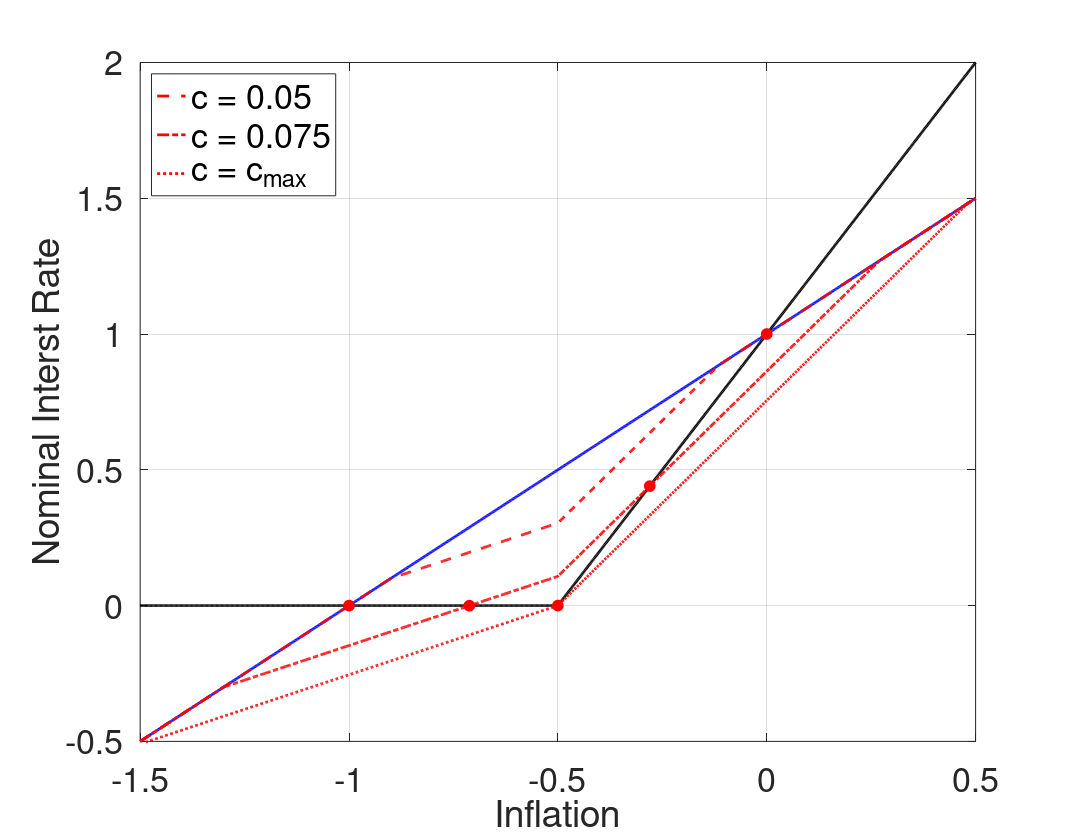

The MATLAB script that drew this image:
%--------------------------------------------------------------------------
% File Name: RAFR_cPHIpi_m.m
% Author: Philip Coyle
% Date Created: 01/07/2019
% cd /mq/philipprojects/RA_Work/Taisuke_Nakata/Zero_Lower_Bound/DeflationaryRegime/Uncertainty/Draft/Figs/iid/3state_iid_shock/RAFR
% RAFR_cPHIpi_m
%--------------------------------------------------------------------------

clear all
close all
clc

%% Model Calibration
cBET = 1/1.0025;
cSIGMA = 1;
cKAPPA = 0.02;
cPHIpi = 2;
cRstar = 1/400;
p_m = 0.5; %Probability of being in the middle state 

cSHOCK_lb =((cRstar)*(cPHIpi - 1))/(cKAPPA*cPHIpi*cSIGMA);
cSHOCK_ub =((cRstar)*(cKAPPA*cPHIpi*cSIGMA + 1))/(cKAPPA*cPHIpi*cSIGMA);
cSHOCK_bound = -(2*(cRstar)*(cPHIpi - 1)*(cKAPPA*cPHIpi*cSIGMA + 1))/(cKAPPA*cPHIpi^2*cSIGMA*(cKAPPA*cSIGMA + 1)*(p_m - 1));

cSHOCK_grid = [0.05, 0.1, max([cSHOCK_lb,cSHOCK_ub,cSHOCK_bound])];

%% Housekeeping
% Set Grid Intervals
pi_m_low = -1.5/400;
pi_m_high = 0.5/400;
numgrid = 1001;
pi_m = linspace(pi_m_low,pi_m_high, numgrid)';

% Allocate Space
inx_ub = zeros(length(cSHOCK_grid),1);
pi_ub_zlb = zeros(length(cSHOCK_grid),1);
inx_lb = zeros(length(cSHOCK_grid),1);
pi_lb_zlb = zeros(length(cSHOCK_grid),1);
rafr = zeros(numgrid,length(cSHOCK_grid));


% Find max inflation that leads to ZLB binding
bound = -cRstar/cPHIpi;

inx_m = find(min(abs(pi_m - bound)) == abs(pi_m - bound));
% Find pi_m point where middle state interst rate binds
pi_m_zlb = pi_m(inx_m);

% Taylor Rule
tr = max(0,cRstar + cPHIpi*pi_m);

% 'Riskless' Fisher Relation
fr = pi_m + cRstar;

for j = 1:length(cSHOCK_grid)
    cSHOCK = cSHOCK_grid(j);
    %% Policy Functions from below (Assume middle state interst rate binds)
    % Low  High state inflation & expected inflation (as functions of middle state inflation)
    pi_l_b = pi_m - cKAPPA*cSIGMA*cSHOCK;
    pi_h_b = (pi_m - cKAPPA*cSIGMA*(cRstar - cSHOCK))/(1+cKAPPA*cSIGMA*cPHIpi);
    exp_pi_b = (1-p_m)/2*pi_l_b + p_m*pi_m + (1-p_m)/2*pi_h_b;

    % Low Middle and High state output & expected output (as functions of middle state inflation)
    y_m_b = (pi_m - cBET*exp_pi_b)/cKAPPA;
    y_l_b = y_m_b - cSIGMA*cSHOCK;
    y_h_b = y_m_b - cSIGMA*(cRstar + cPHIpi*pi_h_b - cSHOCK);
    exp_y_b = (1-p_m)/2*y_l_b + p_m*y_m_b + (1-p_m)/2*y_h_b;

    % Find pi_m point where high state interst rate binds
    inx_lb(j) = find(min(abs(pi_h_b - bound)) == abs(pi_h_b - bound));
    pi_lb_zlb(j) = pi_m(inx_lb(j));

    %% Policy Functions from above (Assume middle state interst rate does not bind)
    % Low  High state inflation & expected inflation (as functions of middle state inflation)
    pi_l_a = pi_m*(1+cKAPPA*cSIGMA*cPHIpi) + cKAPPA*cSIGMA*(cRstar - cSHOCK);
    pi_h_a = pi_m + (cKAPPA*cSIGMA*cSHOCK)/(1+cKAPPA*cSIGMA*cPHIpi);
    exp_pi_a = (1-p_m)/2*pi_l_a + p_m*pi_m + (1-p_m)/2*pi_h_a;

    % Low Middle and High state output & expected output (as functions of middle state inflation)
    y_m_a = (pi_m - cBET*exp_pi_a)/cKAPPA;
    y_l_a = y_m_a + cSIGMA*(cPHIpi*pi_m + cRstar - cSHOCK);
    y_h_a = y_m_a + cSIGMA*(cPHIpi*(pi_m - pi_h_a) + cSHOCK);
    exp_y_a = (1-p_m)/2*y_l_a + p_m*y_m_a + (1-p_m)/2*y_h_a;

    % Find pi_m point where low state interst rate binds
    inx_ub(j) = find(min(abs(pi_l_a - bound)) == abs(pi_l_a - bound));
    pi_ub_zlb(j) = pi_m(inx_ub(j));

    %% Define Risk Adjusted Fisher Relationship   
    for i = 1:numgrid
        if pi_m(i) < pi_lb_zlb(j) || pi_m(i) > pi_ub_zlb(j)
            rafr(i,j) = pi_m(i) + cRstar;
        elseif pi_m(i) <= pi_m_zlb
            rafr(i,j) = cRstar + pi_m(i) + (exp_pi_b(i) - pi_m(i)) + 1/cSIGMA*(exp_y_b(i) - y_m_b(i));
        elseif pi_m(i) <= pi_ub_zlb(j)
            rafr(i,j) = cRstar + pi_m(i) + (exp_pi_a(i) - pi_m(i)) + 1/cSIGMA*(exp_y_a(i) - y_m_a(i));
        end
    end
end
        
%% Plotting
type = {'--','-.',':'};

fig(1) = figure(1);
grid on
box on
hold on
plot(400*pi_m, 400*tr,'Color','k','LineWidth',2);
plot(400*pi_m, 400*fr,'Color','b','LineWidth',2);
for j = 1:length(cSHOCK_grid)
    [~,inx] = sort(abs(tr - rafr(:,j)));
    if j == length(cSHOCK_grid)
        RSS = inx(1);    
    else
        RSS = inx(1:2);
        it = 2;
        while abs(RSS(1) - RSS(2)) <= 10
            RSS(2) = inx(it + 1);
            it = it + 1;
        end
    end   
    h(j) = plot(400*pi_m, 400*rafr(:,j),'Color','r','LineStyle',type{j},'LineWidth',2);
    p1 = plot(400*pi_m(RSS(1)),400*rafr(RSS(1),j));
    if j ~= 3
        p2 = plot(400*pi_m(RSS(2)),400*rafr(RSS(2),j)); 
        set([p1 p2],'Marker','o','MarkerEdgeColor','r','MarkerFaceColor','r','MarkerSize',8)
    else
        set(p1,'Marker','o','MarkerEdgeColor','r','MarkerFaceColor','r','MarkerSize',8)
    end
end


xlabel('Inflation','FontSize',20)
ylabel('Nominal Interst Rate','FontSize',20)
set(gca,'Xlim',[400*pi_m(1), 400*pi_m(end)],'Ylim',[-0.5, 2],'FontSize',25)
L = legend([h(1) h(2) h(3)],'c = 0.05','c = 0.075','c = c_{max}');
set(L,'Location','NorthWest','Fontsize',25)

savedir = cd;
if ispc 
    savedir = fullfile(savedir, '..\..\..');
    savedir = strcat(savedir,'\Final\');
else
    savedir = fullfile(savedir, '../../..');
    savedir = strcat(savedir,'/Final/');
end


set(fig(1),'PaperOrientation','Landscape');
set(fig(1),'PaperPosition',[0 0 11 8.5]);
% print(fig(1),'-depsc','RAFR_varycSHOCK.eps');
print(fig(1),'-depsc',strcat(savedir,'RAFR_cPHIpi_m.eps'));
